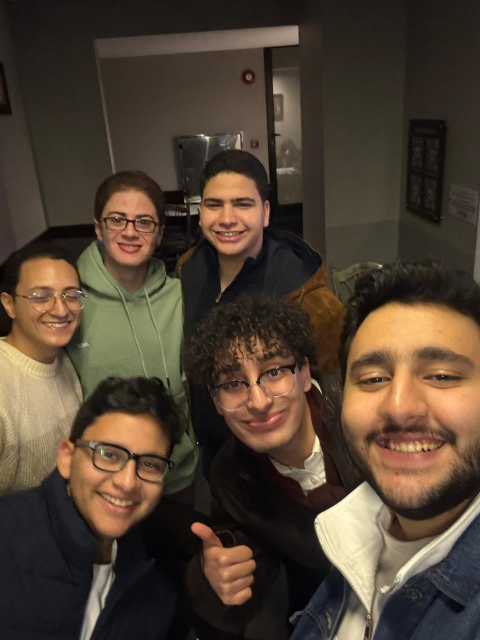
#> input picture Dataset/Snapshots/raw/WhatsApp Image 2026-01-01 at 4.04.34 AM.jpeg, 960 x 1280 px, given as the content of the folder t/Snapshots/raw/WhatsApp Image 2026-01-01 at 4.04.34 AM.jpeg, which was not available (shown at 1/2 size)
$ python -i utils.py   (imports and definitions only)
#> lines starting #> are read from the running program, lines starting #| are printed output that depends on the picture; pictures that were not available may be replaced by others from this repository, and a replacement may not be noted
import cv2
import os
import numpy as np
import matplotlib.pyplot as plt
import seaborn as sns
from PIL import Image
from skimage.feature import hog
from sklearn.metrics import accuracy_score, confusion_matrix
from sklearn.neighbors import KNeighborsClassifier
from sklearn.svm import SVC
from xgboost import XGBClassifier
from sklearn.preprocessing import LabelEncoder
from collections import Counter
import joblib

# --- CONFIGURATION ---
RADIUS = 1
NEIGHBORS = 8
GRID_X = 8
GRID_Y = 8

def rotate_image(image, angle):
    (h, w) = image.shape[:2]
    center = (w // 2, h // 2)
    M = cv2.getRotationMatrix2D(center, angle, 1.0)
    rotated = cv2.warpAffine(image, M, (w, h))
    return rotated

def extract_hog_features(image):
    """
    Extracts Histogram of Oriented Gradients (HOG) features.
    """
    features = hog(image,
                   orientations=9,
                   pixels_per_cell=(8, 8),
                   cells_per_block=(2, 2),
                   block_norm='L2-Hys',
                   visualize=False)
    return features

def load_and_augment_data(path, augment=True):
#> called with augment = True
    image_paths = [os.path.join(path, f) for f in os.listdir(path)]

    # Lists for LBPH (Raw Images)
    lbph_faces = []
    lbph_ids = []

    # Lists for SVM & KNN (HOG Feature Vectors)
    hog_features = []
    hog_labels = []

    clahe = cv2.createCLAHE(clipLimit=2.0, tileGridSize=(8,8))

    print(f"Processing {len(image_paths)} source images...")

    for img_path in image_paths:
        try:
            img = Image.open(img_path).convert('L')
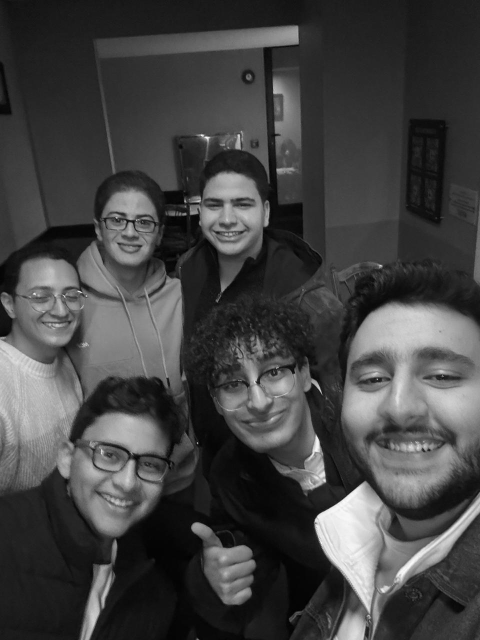
#> img: PIL image 960x1280 L (shown at 1/2 size); min 0, max 253, mean 67.2
            img_np = np.array(img, 'uint8')

            # CAUTION: Ensure filenames are "User.ID.jpg"
            user_id = int(os.path.split(img_path)[-1].split(".")[1])

            # Base Preprocessing (200x200 standard)
            face_resized = cv2.resize(img_np, (200, 200), interpolation=cv2.INTER_CUBIC)
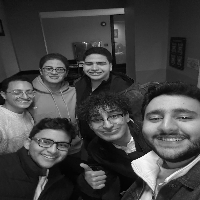
#> face_resized: shape (200, 200); min 0, max 249, mean 67.2
            face_smooth = cv2.bilateralFilter(face_resized, 5, 75, 75)
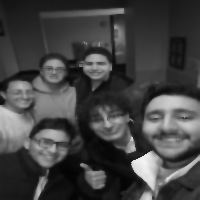
#> face_smooth: shape (200, 200); min 4, max 243, mean 66.7
            enhanced = clahe.apply(face_smooth)
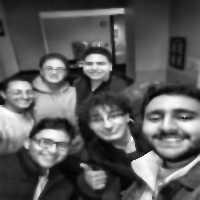
#> enhanced: shape (200, 200); min 4, max 255, mean 90.1

            # --- AUGMENTATION STACK ---
            aug_imgs = [enhanced]
            if augment:
                aug_imgs.append(cv2.flip(enhanced, 1))                        # Flip
                aug_imgs.append(rotate_image(enhanced, -10))                  # Rotate Left
#> in rotate_image, `rotated = cv2.warpAffine(image, M, (w, h))`:
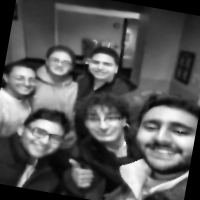
#> rotated: shape (200, 200); min 0, max 255, mean 85.5
                aug_imgs.append(rotate_image(enhanced, 10))                   # Rotate Right
#> call 2 of rotate_image, with angle = 10
#> in rotate_image (call 2), `rotated = cv2.warpAffine(image, M, (w, h))`:
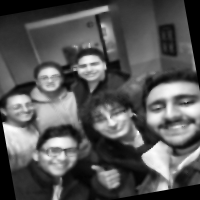
#> rotated: shape (200, 200); min 0, max 255, mean 85.8
                aug_imgs.append(cv2.convertScaleAbs(enhanced, alpha=1, beta=-40)) # Darker
                aug_imgs.append(cv2.convertScaleAbs(enhanced, alpha=1, beta=40))  # Brighter

            # Add to datasets
            for face in aug_imgs:
                # 1. For LBPH: Add the raw image
                lbph_faces.append(face)
                lbph_ids.append(user_id)

                # 2. For SVM & KNN: Extract HOG features
                feat = extract_hog_features(face)
                hog_features.append(feat)
                hog_labels.append(user_id)
#> this loop made 6 passes
#> after the loop, hog_features = 6 items; hog_labels = [4, 4, 4, 4, 4, 4]; lbph_faces = 6 items; lbph_ids = [4, 4, 4, 4, 4, 4]

        except Exception as e:
            print(f"Skipping {img_path}: {e}")

    return np.array(lbph_faces), np.array(lbph_ids), np.array(hog_features), np.array(hog_labels)

# [92 lines left out: functions train_lbph, train_svm, train_xgboost, print_metrics, not called in this run]

class StackedFaceRecognizer:
    # [17 lines left out: functions __init__, _reset_session, not called in this run]

    def _extract_hog(self, image):
        return hog(image, orientations=9, pixels_per_cell=(8, 8),
                   cells_per_block=(2, 2), block_norm='L2-Hys', visualize=False)

    # [143 lines left out: functions _filter_best_candidates, _predict_single, process_frame, not called in this run]

>>> result = load_and_augment_data('../Dataset/Snapshots/raw/WhatsApp Image 2026-01-01 at 4.04.34 AM.jpeg')

$ run again, on Dataset/Snapshots/raw/WhatsApp Image 2026-01-03 at 7.14.09 AM.jpeg
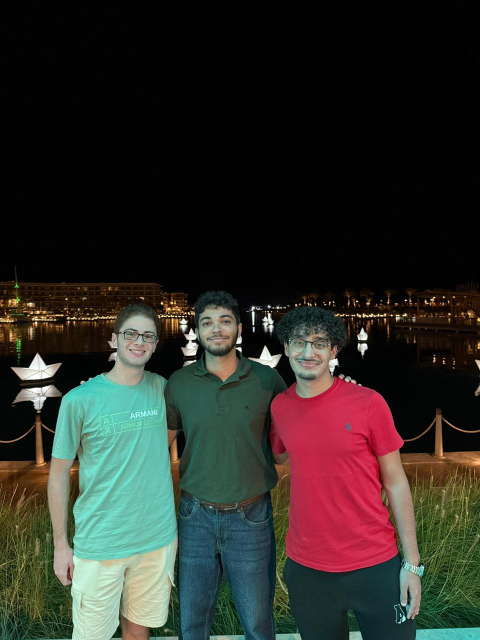
#> input picture Dataset/Snapshots/raw/WhatsApp Image 2026-01-03 at 7.14.09 AM.jpeg, 960 x 1280 px, given as the content of the folder t/Snapshots/raw/WhatsApp Image 2026-01-03 at 7.14.09 AM.jpeg, which was not available (shown at 1/2 size)
#> in load_and_augment_data, `enhanced = clahe.apply(face_smooth)`:
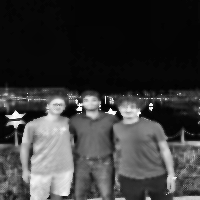
#> enhanced: shape (200, 200); min 1, max 255, mean 57.5
#> in rotate_image (call 2), `rotated = cv2.warpAffine(image, M, (w, h))`:
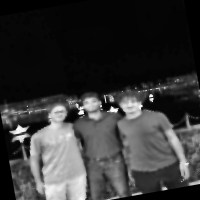
#> rotated: shape (200, 200); min 0, max 253, mean 53.6
#> the loop in load_and_augment_data, `for face in aug_imgs:` made 6 passes
#> after the loop in load_and_augment_data, `for face in aug_imgs:`: hog_features = 6 items; hog_labels = [14, 14, 14, 14, 14, 14]; lbph_faces = 6 items; lbph_ids = [14, 14, 14, 14, 14, 14]

$ run again, on Dataset/Snapshots/raw/WhatsApp Image 2026-01-03 at 7.14.16 AM.jpeg
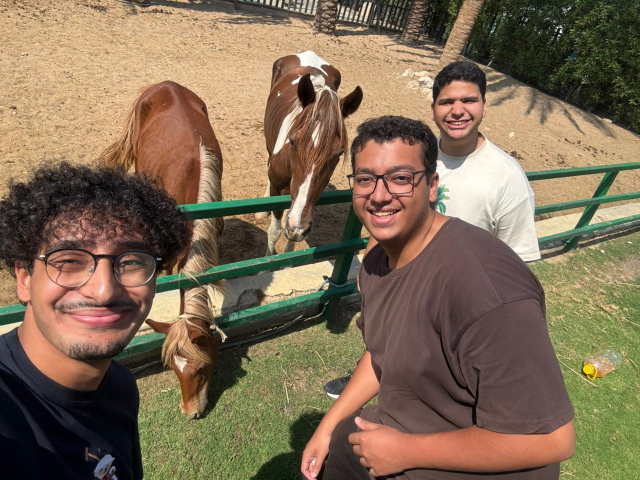
#> input picture Dataset/Snapshots/raw/WhatsApp Image 2026-01-03 at 7.14.16 AM.jpeg, 1280 x 960 px, given as the content of the folder t/Snapshots/raw/WhatsApp Image 2026-01-03 at 7.14.16 AM.jpeg, which was not available (shown at 1/2 size)
#> in load_and_augment_data, `enhanced = clahe.apply(face_smooth)`:
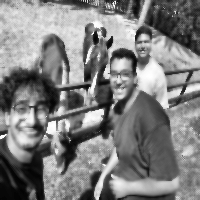
#> enhanced: shape (200, 200); min 3, max 255, mean 127.2
#> in rotate_image (call 2), `rotated = cv2.warpAffine(image, M, (w, h))`:
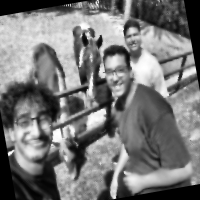
#> rotated: shape (200, 200); min 0, max 255, mean 119
#> the loop in load_and_augment_data, `for face in aug_imgs:` made 6 passes
#> after the loop in load_and_augment_data, `for face in aug_imgs:`: hog_features = 6 items; hog_labels = [14, 14, 14, 14, 14, 14]; lbph_faces = 6 items; lbph_ids = [14, 14, 14, 14, 14, 14]

$ run again, on Dataset/Snapshots/raw/WhatsApp Image 2026-01-03 at 7.14.19 AM.jpeg
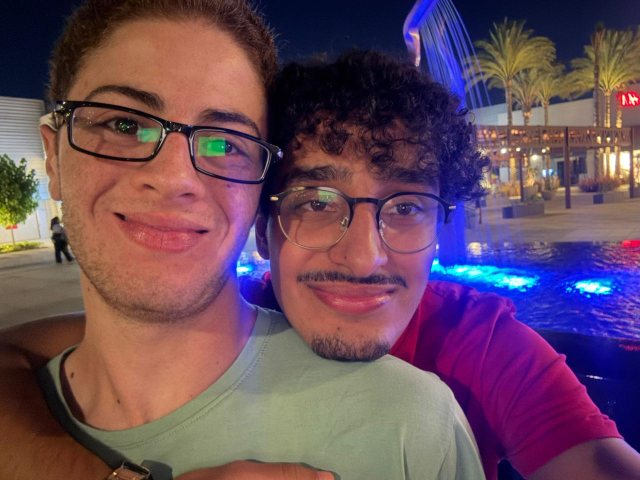
#> input picture Dataset/Snapshots/raw/WhatsApp Image 2026-01-03 at 7.14.19 AM.jpeg, 1280 x 960 px, given as the content of the folder t/Snapshots/raw/WhatsApp Image 2026-01-03 at 7.14.19 AM.jpeg, which was not available (shown at 1/2 size)
#> in load_and_augment_data, `enhanced = clahe.apply(face_smooth)`:
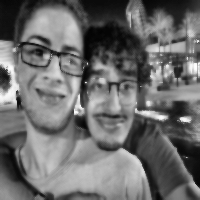
#> enhanced: shape (200, 200); min 3, max 255, mean 108
#> in rotate_image (call 2), `rotated = cv2.warpAffine(image, M, (w, h))`:
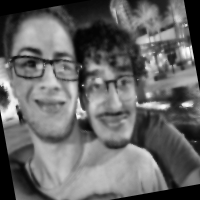
#> rotated: shape (200, 200); min 0, max 255, mean 103.2
#> the loop in load_and_augment_data, `for face in aug_imgs:` made 6 passes
#> after the loop in load_and_augment_data, `for face in aug_imgs:`: hog_features = 6 items; hog_labels = [14, 14, 14, 14, 14, 14]; lbph_faces = 6 items; lbph_ids = [14, 14, 14, 14, 14, 14]
